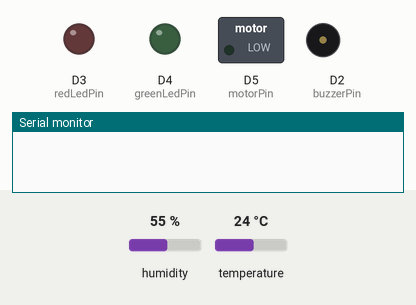
Simulated run of this sketch. Board: ESP8266 (NodeMCU). Shown: switched loads named in the sketch (green lamp = pin HIGH), output pins drawn as LEDs (lit = HIGH), buzzer (waves = sounding, pin HIGH), the last lines printed to the serial monitor. The test bench sets the inputs (shaded band); at power-on: temperature 24 °C, humidity 55 %. WiFi joins after 1.5 s; servers stay silent unless stated; no MQTT or app messages arrive unless stated.

Above: at 0.1 s.
At 3.2 s:
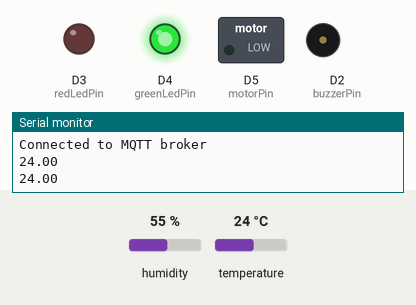
3.3 s: temperature set to 33 °C
6.0 s: temperature set to 36 °C
At 7.4 s:
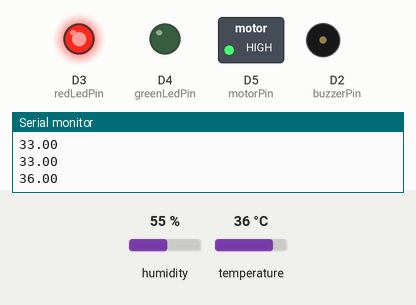
Timing chart, 0 to 16.6 s (numbered marks = the images above; inputs shaded):
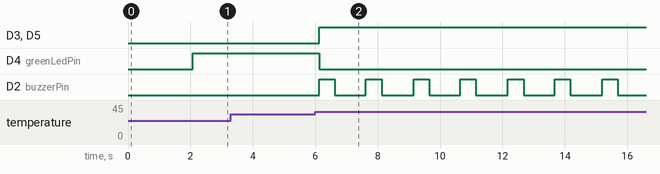

The sketch:

TempFan.ino
```cpp
#include <ESP8266WiFi.h>
#include <PubSubClient.h>
#include <DHT.h>
const char* ssid = "IoT";
const char* password = "password";
int threshold = 35;
const char* mqtt_server = "rabbitmq.youngstorage.in";
const int mqtt_port = 1883;
const char* mqtt_user = "guest";
const char* mqtt_password = "guest";
const char* mqtt_topic = "TEMPERATURE";
const int dhtPin = D1;
const int buzzerPin = D2;
const int redLedPin = D3;
const int greenLedPin = D4;
const int motorPin = D5;
DHT dht(dhtPin, DHT11);
WiFiClient espClient;
PubSubClient client(espClient);
void setup() {
  Serial.begin(115200);
  WiFi.begin(ssid, password);
  while (WiFi.status() != WL_CONNECTED) {
    delay(1000);
    Serial.println("Connecting to WiFi...");
  }
  Serial.println("Connected to WiFi");
  client.setServer(mqtt_server, mqtt_port);
  client.setCallback(callback);
  while (!client.connected()) {
    if (client.connect("ESP8266Client", mqtt_user, mqtt_password)) {
      Serial.println("Connected to MQTT broker");
    } else {
      Serial.print("Failed to connect to MQTT broker, rc=");
      Serial.print(client.state());
      delay(2000);
    }
  }
  pinMode(buzzerPin, OUTPUT);
  pinMode(redLedPin, OUTPUT);
  pinMode(greenLedPin, OUTPUT);
  pinMode(motorPin, OUTPUT);
  dht.begin();
}
void loop() {
  float temperature = dht.readTemperature();
  Serial.println(temperature);
  char temperatureStr[6];
  dtostrf(temperature, 4, 2, temperatureStr);
  client.publish(mqtt_topic, temperatureStr);
  if (temperature >= threshold) {
    digitalWrite(motorPin, HIGH);
    digitalWrite(redLedPin, HIGH);
    digitalWrite(greenLedPin, LOW);
    digitalWrite(buzzerPin, HIGH);
    delay(500);
    digitalWrite(buzzerPin, LOW);
  } else {
    digitalWrite(motorPin, LOW);
    digitalWrite(redLedPin, LOW);
    digitalWrite(greenLedPin, HIGH);
    digitalWrite(buzzerPin, LOW);
  }
  client.loop();
  delay(1000);
}
void callback(char* topic, byte* payload, unsigned int length) {
}
```

Measured:
- the behaviour switches between 34 and 35 °C on temperature (found by bisection; images 1 and 2)
- after the input at 6.0 s, D3 (redLedPin), D5 (motorPin): LOW → HIGH after 0.13 s; D4 (greenLedPin): HIGH → LOW after 0.13 s; D2 (buzzerPin): alternates HIGH for 0.50 s and LOW for 1.0 s, starting after 0.13 s
